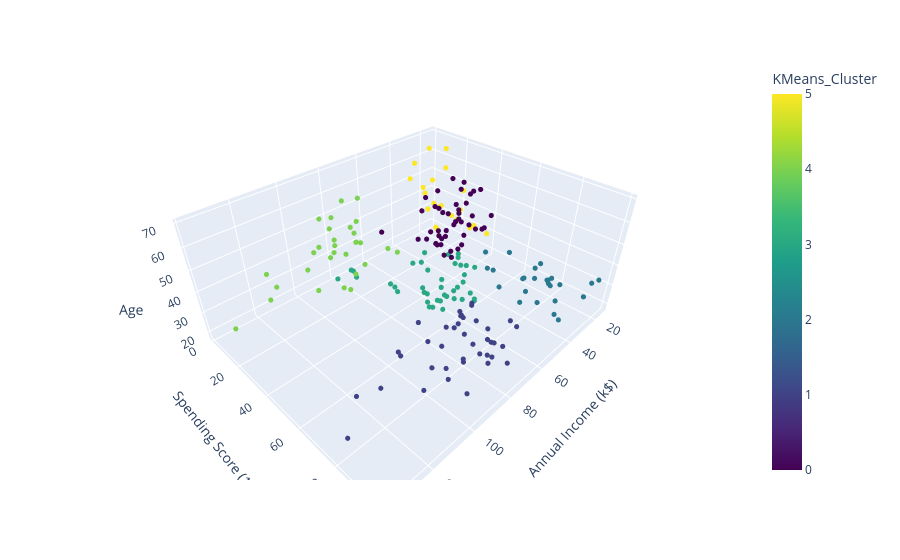

Notebook source saved alongside this figure:
### Markdown cell above
## Visualization of CLusters

### Code cell
import plotly.express as px # type: ignore
fig = px.scatter_3d(
    df,
    x='Annual Income (k$)',
    y="Spending Score (1-100)",
    z="Age",
    color="KMeans_Cluster",
    color_continuous_scale="Viridis"
)


fig.update_traces(marker=dict(size=3))

fig.show()

### Figure 1 — Plotly figure (JSON) as saved in the notebook; plotly's stock layout.template omitted (floating-point values rounded to 4 significant figures; data arrays with more than 128 entries replaced by an {"elided": "..."} marker saying what was removed)
{"data": [{"hovertemplate": "Annual Income (k$)=%{x}<br>Spending Score (1-100)=%{y}<br>Age=%{z}<br>KMeans_Cluster=%{marker.color}<extra></extra>", "legendgroup": "", "marker": {"color": {"elided": "200 int values"}, "coloraxis": "coloraxis", "size": 3, "symbol": "circle"}, "mode": "markers", "name": "", "scene": "scene", "showlegend": false, "type": "scatter3d", "x": {"elided": "200 int values"}, "y": {"elided": "200 int values"}, "z": {"elided": "200 int values"}}], "layout": {"coloraxis": {"colorbar": {"title": {"text": "KMeans_Cluster"}}, "colorscale": [[0, "#440154"], [0.1111, "#482878"], [0.2222, "#3e4989"], [0.3333, "#31688e"], [0.4444, "#26828e"], [0.5556, "#1f9e89"], [0.6667, "#35b779"], [0.7778, "#6ece58"], [0.8889, "#b5de2b"], [1, "#fde725"]]}, "legend": {"tracegroupgap": 0}, "margin": {"t": 60}, "scene": {"domain": {"x": [0, 1], "y": [0, 1]}, "xaxis": {"title": {"text": "Annual Income (k$)"}}, "yaxis": {"title": {"text": "Spending Score (1-100)"}}, "zaxis": {"title": {"text": "Age"}}}}}
